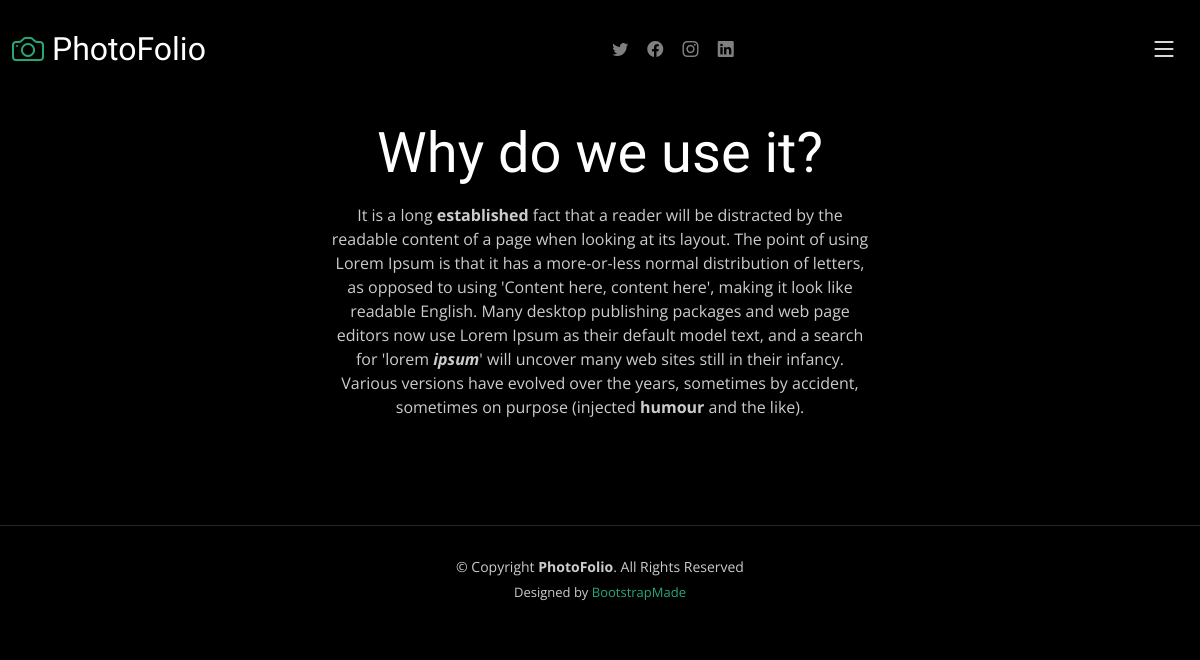
The app's page /newsdetail/2 with its own data.
### news/models.py (models this page shows, shortened)
class MyNews(models.Model):
    news_title=models.CharField(max_length=200)
    news_description=HTMLField()

### MyProjects/views.py (the view)
# urls.py: path('newsdetail/<newsid>',views.news_details,name='news_detail'),
def news_details(request,newsid):
    newsdata=MyNews.objects.get(id=newsid)
    data={
        'newsdetaildata':newsdata,
    }
    return render(request, 'newsdetail.html',data)

### templates/newsdetail.html
{% extends "base.html" %}
{% block content %}
  <main id="main" data-aos="fade" data-aos-delay="1500">
    <div class="page-header d-flex align-items-center">
      <div class="container position-relative">
        <div class="row d-flex justify-content-center">
          <div class="col-lg-6 text-center">
            <h2>{{newsdetaildata.news_title | safe}}</h2>
            <p>{{newsdetaildata.news_description | safe}}</p>
          </div>
        </div>
      </div>
    </div>
  </main>
{% endblock  %}

### static/css/main.css (style rules this page uses)
:root { --font-default: "Open Sans", system-ui, -apple-system, "Segoe UI", Roboto, "Helvetica Neue", Arial, "Noto Sans", "Liberation Sans", sans-serif, "Apple Color Emoji", "Segoe UI Emoji", "Segoe UI Symbol", "Noto Color Emoji"; --font-primary: "Inter", sans-serif; --font-secondary: "Cardo", sans-serif; }
:root { --color-default: #fafafa; --color-primary: #27a776; --color-secondary: #161718; }
:root { scroll-behavior: smooth; }
body { font-family: var(--font-default); color: var(--color-default); background-color: #000; }
h1, h2, h3, h4, h5, h6 { font-family: var(--font-primary); }
.page-header { padding: 120px 0 60px 0; min-height: 30vh; position: relative; }
.page-header h2 { font-size: 56px; font-weight: 500; color: #fff; font-family: var(--font-secondary); }
.page-header p { color: rgba(255, 255, 255, 0.8); }

### records on screen
MyNews: news_title "Why do we use it?", news_description "It is a long established fact that a reader will be distracted by the readable content of a page when looking at its layout. The point of using Lorem Ipsum is that it has a more-or-less normal distribution of letters, as opposed to using 'Content here, content here', making it look like readable English. Many desktop publishing packages and web page editors now use Lorem Ipsum as their default model text, and a search for 'lorem ipsum ' will uncover many web sites still in their infancy. Various versions have evolved over the years, sometimes by accident, sometimes on purpose (injected humour and the like)."
